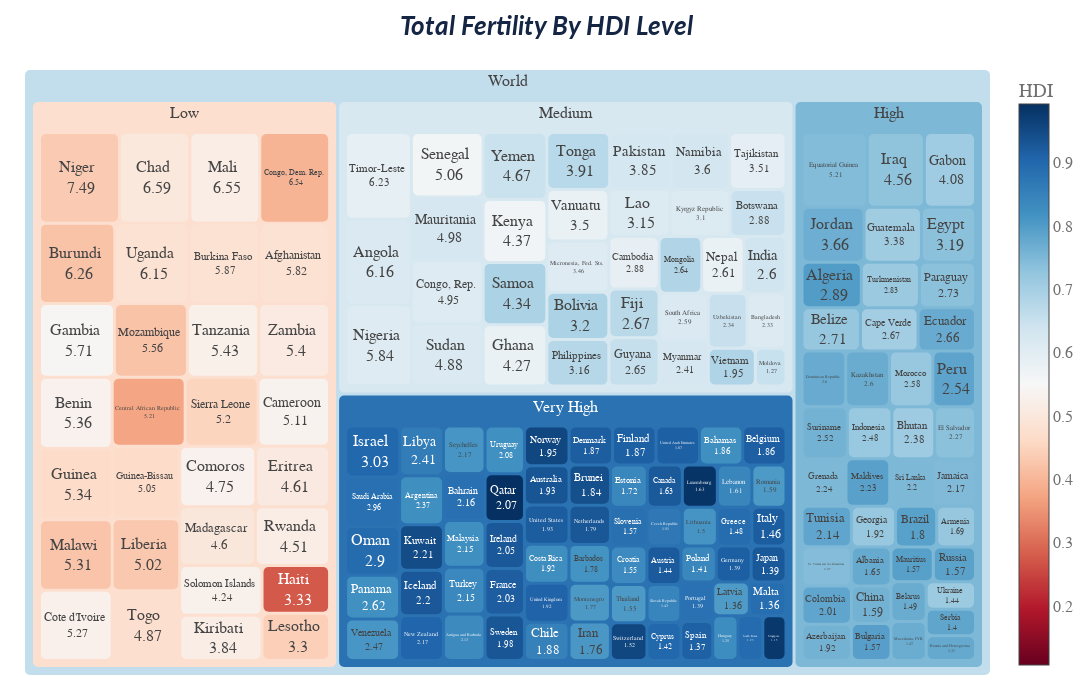

Notebook source saved alongside this figure:
### Code cell
# Use treemap to visualize the HDI level with other attributes
fig = px.treemap(
    df, 
    path=[px.Constant("World"), 'level', 'country'], 
    values='total_fer', 
    color='HDI', 
    color_continuous_scale='RdBu',
    color_continuous_midpoint=.55, # Use Low HDI level as midpoint
    title=format_title("Total Fertility By HDI Level"),
    custom_data=['HDI'],
    template=custom_template,
    )

fig.update_traces(
    textinfo="label",
    textposition="middle center",
    hovertemplate='Country=%{label}<br>Total Fertility=%{value}<br>HDI=%{customdata:.3f}<extra></extra>',
    texttemplate='%{label: labels } <br> %{value: 0.2f}',
    marker=dict(cornerradius=5) # Rounded corner
)

fig.update_layout(height=700, width=1500, margin=dict(t=70, l=25, r=25, b=25),)
fig.update_layout(paper_bgcolor="rgba(0,0,0,0)", plot_bgcolor="rgba(0,0,0,0)")
# fig.write_image(f"{pic_path}/Treemap - Total Fertility By HDI Level.png", scale=3, width=1500, height=720, )
# fig.write_html(f"{pic_path}/inter - Treemap - Total Fertility By HDI Level.html", )
fig.show()

### Figure 1 — Plotly figure (JSON) as saved in the notebook; plotly's stock layout.template omitted (floating-point values rounded to 4 significant figures; data arrays with more than 128 entries replaced by an {"elided": "..."} marker saying what was removed)
{"data": [{"branchvalues": "total", "customdata": {"elided": "172x1 float values"}, "domain": {"x": [0, 1], "y": [0, 1]}, "hovertemplate": "Country=%{label}<br>Total Fertility=%{value}<br>HDI=%{customdata:.3f}<extra></extra>", "ids": {"elided": "172 str values"}, "labels": {"elided": "172 str values"}, "marker": {"coloraxis": "coloraxis", "colors": {"elided": "172 float values"}, "cornerradius": 5}, "name": "", "parents": {"elided": "172 str values"}, "textinfo": "label", "textposition": "middle center", "texttemplate": "%{label: labels } <br> %{value: 0.2f}", "type": "treemap", "values": {"elided": "172 float values"}}], "layout": {"coloraxis": {"cmid": 0.55, "colorbar": {"title": {"text": "HDI"}}, "colorscale": [[0, "rgb(103,0,31)"], [0.1, "rgb(178,24,43)"], [0.2, "rgb(214,96,77)"], [0.3, "rgb(244,165,130)"], [0.4, "rgb(253,219,199)"], [0.5, "rgb(247,247,247)"], [0.6, "rgb(209,229,240)"], [0.7, "rgb(146,197,222)"], [0.8, "rgb(67,147,195)"], [0.9, "rgb(33,102,172)"], [1, "rgb(5,48,97)"]]}, "height": 700, "legend": {"tracegroupgap": 0}, "margin": {"b": 25, "l": 25, "r": 25, "t": 70}, "paper_bgcolor": "rgba(0,0,0,0)", "plot_bgcolor": "rgba(0,0,0,0)", "title": {"text": "<i><b>Total Fertility By HDI Level</b></i>"}, "width": 1500}}
